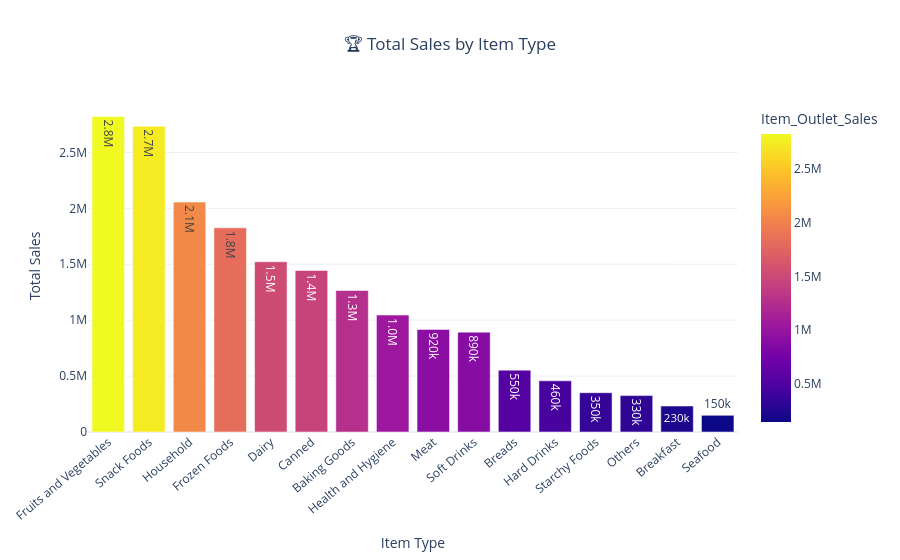

Notebook source saved alongside this figure:
### Markdown cell above
## 4. 🏆 Sales by Item Type

### Code cell
import plotly.express as px

# =========================================================
# 1. SALES BY PRODUCT LINE
# =========================================================

if {'Product line', 'Total'}.issubset(df.columns):

    product_sales = (
        df.groupby('Product line', as_index=False)['Total']
        .sum()
        .sort_values('Total', ascending=False)
    )

    fig = px.bar(
        product_sales,
        x='Product line',
        y='Total',
        text_auto='.2s',
        color='Total',
        title='💰 Total Sales by Product Line',
        template='plotly_white'
    )

    fig.update_layout(
        title_x=0.5,
        xaxis_title='',
        yaxis_title='Total Sales'
    )

    fig.update_xaxes(tickangle=-40)

    fig.show()


# =========================================================
# 2. SALES BY ITEM TYPE
# =========================================================

if {'Item_Type', 'Item_Outlet_Sales'}.issubset(df.columns):

    item_sales = (
        df.groupby('Item_Type')['Item_Outlet_Sales']
        .sum()
        .sort_values(ascending=False)
        .reset_index()
    )

    fig = px.bar(
        item_sales,
        x='Item_Type',
        y='Item_Outlet_Sales',
        color='Item_Outlet_Sales',
        text_auto='.2s',
        title='🏆 Total Sales by Item Type',
        template='plotly_white'
    )

    fig.update_layout(
        title_x=0.5,
        xaxis_title='Item Type',
        yaxis_title='Total Sales'
    )

    fig.update_xaxes(tickangle=-40)

    fig.show()

### Figure 1 — Plotly figure (JSON) as saved in the notebook; plotly's stock layout.template omitted (floating-point values rounded to 4 significant figures)
{"data": [{"hovertemplate": "Item_Type=%{x}<br>Item_Outlet_Sales=%{marker.color}<extra></extra>", "legendgroup": "", "marker": {"color": [2820000.0, 2733000.0, 2055000.0, 1826000.0, 1523000.0, 1444000.0, 1266000.0, 1045000.0, 917600.0, 892900.0, 553200.0, 457800.0, 351400.0, 325500.0, 232300.0, 148900.0], "coloraxis": "coloraxis", "pattern": {"shape": ""}}, "name": "", "orientation": "v", "showlegend": false, "textposition": "auto", "texttemplate": "%{y:.2s}", "type": "bar", "x": ["Fruits and Vegetables", "Snack Foods", "Household", "Frozen Foods", "Dairy", "Canned", "Baking Goods", "Health and Hygiene", "Meat", "Soft Drinks", "Breads", "Hard Drinks", "Starchy Foods", "Others", "Breakfast", "Seafood"], "xaxis": "x", "y": [2820000.0, 2733000.0, 2055000.0, 1826000.0, 1523000.0, 1444000.0, 1266000.0, 1045000.0, 917600.0, 892900.0, 553200.0, 457800.0, 351400.0, 325500.0, 232300.0, 148900.0], "yaxis": "y"}], "layout": {"barmode": "relative", "coloraxis": {"colorbar": {"title": {"text": "Item_Outlet_Sales"}}, "colorscale": [[0, "#0d0887"], [0.1111, "#46039f"], [0.2222, "#7201a8"], [0.3333, "#9c179e"], [0.4444, "#bd3786"], [0.5556, "#d8576b"], [0.6667, "#ed7953"], [0.7778, "#fb9f3a"], [0.8889, "#fdca26"], [1, "#f0f921"]]}, "legend": {"tracegroupgap": 0}, "title": {"text": "🏆 Total Sales by Item Type", "x": 0.5}, "xaxis": {"anchor": "y", "domain": [0, 1], "tickangle": -40, "title": {"text": "Item Type"}}, "yaxis": {"anchor": "x", "domain": [0, 1], "title": {"text": "Total Sales"}}}}
